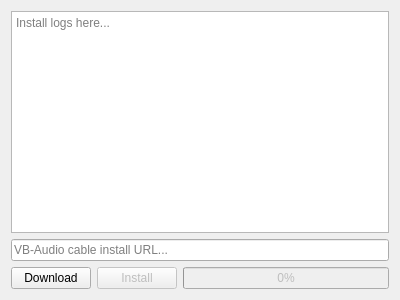
<?xml version="1.0" encoding="UTF-8"?>
<ui version="4.0">
 <class>VbaudioInstaller</class>
 <widget class="QWidget" name="VbaudioInstaller">
  <property name="geometry">
   <rect>
    <x>0</x>
    <y>0</y>
    <width>400</width>
    <height>300</height>
   </rect>
  </property>
  <property name="windowTitle">
   <string>VB-Audio Installer</string>
  </property>
  <layout class="QGridLayout" name="gridLayout">
   <item row="0" column="0">
    <widget class="QTextEdit" name="vbaudio_console">
     <property name="statusTip">
      <string>Status/information about the VB-Audio Cable download. Read me!</string>
     </property>
     <property name="readOnly">
      <bool>true</bool>
     </property>
     <property name="placeholderText">
      <string>Install logs here...</string>
     </property>
    </widget>
   </item>
   <item row="2" column="0">
    <layout class="QFormLayout" name="formLayout">
     <item row="0" column="0">
      <layout class="QHBoxLayout" name="horizontalLayout">
       <item>
        <widget class="QPushButton" name="vbaudio_download">
         <property name="statusTip">
          <string>Download from the above URL</string>
         </property>
         <property name="text">
          <string>Download</string>
         </property>
        </widget>
       </item>
       <item>
        <widget class="QPushButton" name="vbaudio_install">
         <property name="enabled">
          <bool>false</bool>
         </property>
         <property name="statusTip">
          <string>Run the VB audio cable installer</string>
         </property>
         <property name="text">
          <string>Install</string>
         </property>
        </widget>
       </item>
      </layout>
     </item>
     <item row="0" column="1">
      <widget class="QProgressBar" name="vbaudio_progressbar">
       <property name="enabled">
        <bool>false</bool>
       </property>
       <property name="statusTip">
        <string>Download progress</string>
       </property>
       <property name="value">
        <number>0</number>
       </property>
      </widget>
     </item>
    </layout>
   </item>
   <item row="1" column="0">
    <widget class="QLineEdit" name="vbaudio_install_url">
     <property name="statusTip">
      <string>URL to download VB-Audio Cable from</string>
     </property>
     <property name="placeholderText">
      <string>VB-Audio cable install URL...</string>
     </property>
    </widget>
   </item>
  </layout>
 </widget>
 <resources/>
 <connections/>
</ui>
